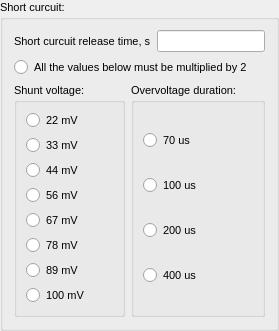
         <widget class="QGroupBox" name="groupBox_24">
          <property name="font">
           <font>
            <pointsize>8</pointsize>
           </font>
          </property>
          <property name="title">
           <string>Short curcuit:</string>
          </property>
          <layout class="QVBoxLayout" name="verticalLayout_35">
           <item>
            <layout class="QHBoxLayout" name="horizontalLayout_23">
             <item>
              <widget class="QLabel" name="label_116">
               <property name="font">
                <font>
                 <pointsize>8</pointsize>
                </font>
               </property>
               <property name="text">
                <string>Short curcuit release time, s</string>
               </property>
              </widget>
             </item>
             <item>
              <widget class="QLineEdit" name="lineEdit_0x39_1"/>
             </item>
            </layout>
           </item>
           <item>
            <widget class="QRadioButton" name="radioButton_0x38_07">
             <property name="enabled">
              <bool>true</bool>
             </property>
             <property name="font">
              <font>
               <pointsize>8</pointsize>
              </font>
             </property>
             <property name="text">
              <string>All the values below must be multiplied by 2</string>
             </property>
             <property name="checkable">
              <bool>true</bool>
             </property>
            </widget>
           </item>
           <item>
            <layout class="QHBoxLayout" name="horizontalLayout_15">
             <item>
              <widget class="QGroupBox" name="groupBox_26">
               <property name="font">
                <font>
                 <pointsize>8</pointsize>
                </font>
               </property>
               <property name="title">
                <string>Shunt voltage:</string>
               </property>
               <layout class="QVBoxLayout" name="verticalLayout_45">
                <item>
                 <widget class="QRadioButton" name="radioButton_0x38_02100">
                  <property name="enabled">
                   <bool>true</bool>
                  </property>
                  <property name="font">
                   <font>
                    <pointsize>8</pointsize>
                   </font>
                  </property>
                  <property name="text">
                   <string>22 mV</string>
                  </property>
                  <property name="checkable">
                   <bool>true</bool>
                  </property>
                 </widget>
                </item>
                <item>
                 <widget class="QRadioButton" name="radioButton_0x38_02101">
                  <property name="enabled">
                   <bool>true</bool>
                  </property>
                  <property name="font">
                   <font>
                    <pointsize>8</pointsize>
                   </font>
                  </property>
                  <property name="text">
                   <string>33 mV</string>
                  </property>
                  <property name="checkable">
                   <bool>true</bool>
                  </property>
                 </widget>
                </item>
                <item>
                 <widget class="QRadioButton" name="radioButton_0x38_02102">
                  <property name="enabled">
                   <bool>true</bool>
                  </property>
                  <property name="font">
                   <font>
                    <pointsize>8</pointsize>
                   </font>
                  </property>
                  <property name="text">
                   <string>44 mV</string>
                  </property>
                  <property name="checkable">
                   <bool>true</bool>
                  </property>
                 </widget>
                </item>
                <item>
                 <widget class="QRadioButton" name="radioButton_0x38_02103">
                  <property name="enabled">
                   <bool>true</bool>
                  </property>
                  <property name="font">
                   <font>
                    <pointsize>8</pointsize>
                   </font>
                  </property>
                  <property name="text">
                   <string>56 mV</string>
                  </property>
                  <property name="checkable">
                   <bool>true</bool>
                  </property>
                 </widget>
                </item>
                <item>
                 <widget class="QRadioButton" name="radioButton_0x38_02104">
                  <property name="enabled">
                   <bool>true</bool>
                  </property>
                  <property name="font">
                   <font>
                    <pointsize>8</pointsize>
                   </font>
                  </property>
                  <property name="text">
                   <string>67 mV</string>
                  </property>
                  <property name="checkable">
                   <bool>true</bool>
                  </property>
                 </widget>
                </item>
                <item>
                 <widget class="QRadioButton" name="radioButton_0x38_02105">
                  <property name="enabled">
                   <bool>true</bool>
                  </property>
                  <property name="font">
                   <font>
                    <pointsize>8</pointsize>
                   </font>
                  </property>
                  <property name="text">
                   <string>78 mV</string>
                  </property>
                  <property name="checkable">
                   <bool>true</bool>
                  </property>
                 </widget>
                </item>
                <item>
                 <widget class="QRadioButton" name="radioButton_0x38_02106">
                  <property name="enabled">
                   <bool>true</bool>
                  </property>
                  <property name="font">
                   <font>
                    <pointsize>8</pointsize>
                   </font>
                  </property>
                  <property name="text">
                   <string>89 mV</string>
                  </property>
                  <property name="checkable">
                   <bool>true</bool>
                  </property>
                 </widget>
                </item>
                <item>
                 <widget class="QRadioButton" name="radioButton_0x38_02107">
                  <property name="enabled">
                   <bool>true</bool>
                  </property>
                  <property name="font">
                   <font>
                    <pointsize>8</pointsize>
                   </font>
                  </property>
                  <property name="text">
                   <string>100 mV</string>
                  </property>
                  <property name="checkable">
                   <bool>true</bool>
                  </property>
                 </widget>
                </item>
               </layout>
              </widget>
             </item>
             <item>
              <widget class="QGroupBox" name="groupBox_25">
               <property name="font">
                <font>
                 <pointsize>8</pointsize>
                </font>
               </property>
               <property name="title">
                <string>Overvoltage duration:</string>
               </property>
               <layout class="QVBoxLayout" name="verticalLayout_44">
                <item>
                 <widget class="QRadioButton" name="radioButton_0x38_0430">
                  <property name="enabled">
                   <bool>true</bool>
                  </property>
                  <property name="font">
                   <font>
                    <pointsize>8</pointsize>
                   </font>
                  </property>
                  <property name="text">
                   <string>70 us</string>
                  </property>
                  <property name="checkable">
                   <bool>true</bool>
                  </property>
                 </widget>
                </item>
                <item>
                 <widget class="QRadioButton" name="radioButton_0x38_0431">
                  <property name="enabled">
                   <bool>true</bool>
                  </property>
                  <property name="font">
                   <font>
                    <pointsize>8</pointsize>
                   </font>
                  </property>
                  <property name="text">
                   <string>100 us</string>
                  </property>
                  <property name="checkable">
                   <bool>true</bool>
                  </property>
                 </widget>
                </item>
                <item>
                 <widget class="QRadioButton" name="radioButton_0x38_0432">
                  <property name="enabled">
                   <bool>true</bool>
                  </property>
                  <property name="font">
                   <font>
                    <pointsize>8</pointsize>
                   </font>
                  </property>
                  <property name="text">
                   <string>200 us</string>
                  </property>
                  <property name="checkable">
                   <bool>true</bool>
                  </property>
                 </widget>
                </item>
                <item>
                 <widget class="QRadioButton" name="radioButton_0x38_0433">
                  <property name="enabled">
                   <bool>true</bool>
                  </property>
                  <property name="font">
                   <font>
                    <pointsize>8</pointsize>
                   </font>
                  </property>
                  <property name="text">
                   <string>400 us</string>
                  </property>
                  <property name="checkable">
                   <bool>true</bool>
                  </property>
                 </widget>
                </item>
               </layout>
              </widget>
             </item>
            </layout>
           </item>
          </layout>
         </widget>
